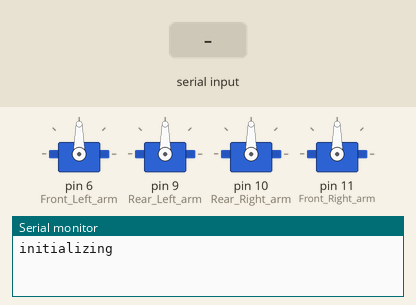
A sketch run on a simulated Arduino Uno, built with avr-gcc and run on an emulated ATmega328P. On the bench: 4 × servo, the last lines printed to the serial monitor. Inputs (shaded band) come from the test bench.

Above: at 1.2 s.
1.3 s: "30,150\n" received over Serial
At 2.4 s:
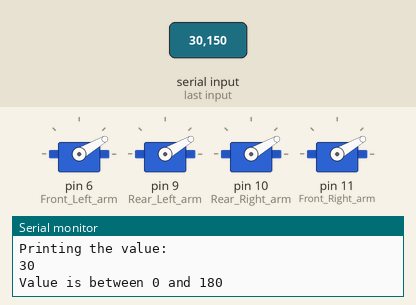
2.9 s: "5\n" received over Serial
At 3.3 s:
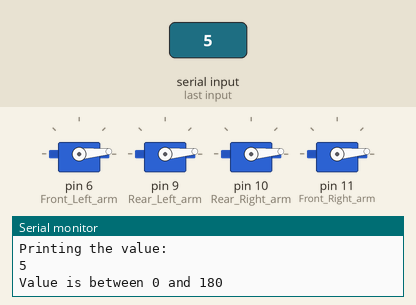
4.4 s: "90,45\n" received over Serial
At 5.2 s:
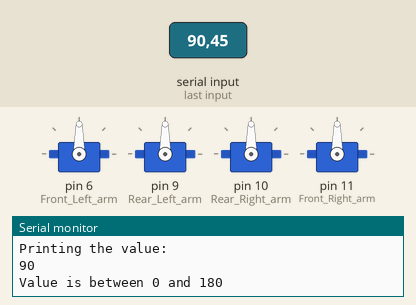
Timing chart, 0 to 7.4 s (numbered marks = the images above; inputs shaded):
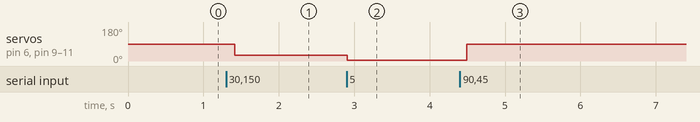

The sketch:

Quadcopter_FlightControl_v1_0_1.ino
```cpp
/* This is a re-written program of Quadcopter_FlightControl_v1.0 file */
/* version 1.0.1 */
/* Author : Subramaniya Sai S */
/* ******** TESTED - WORKING CODE ******** */

 #include <Servo.h>

Servo Front_Left_arm;        //6
Servo Rear_Left_arm;         //9
Servo Rear_Right_arm;        //10
Servo Front_Right_arm;       //11

String incomingString;

void setup()
{
  Front_Left_arm.attach(6);
  Rear_Left_arm.attach(9);
  Rear_Right_arm.attach(10);
  Front_Right_arm.attach(11);
  Serial.begin(9600);
  Serial.println("initializing");
}


void loop()
{
   if(Serial.available() > 0)
   {
      char ch = Serial.read();

      if (ch != 10)
      {
        Serial.print("I have received: ");
        Serial.print(ch, DEC);
        Serial.print('\n');
        incomingString += ch;
      }
      else
      {
        int val = incomingString.toInt();
        Serial.println("Printing the value: ");
        Serial.println(val);
        if (val > -1 && val < 181)
        {
          Serial.println("Value is between 0 and 180");
          Front_Left_arm.write(val);
          Rear_Left_arm.write(val);
          Rear_Right_arm.write(val);
          Front_Right_arm.write(val);
        }
        else
        {
          Serial.println("ERROR: Value is NOT between 0 and 180");
        }
        incomingString = "";
      }
   }
}
```

Measured:
- after the input at 1.3 s, servo on pin 6 (Front_Left_arm), servo on pin 9 (Rear_Left_arm), servo on pin 10 (Rear_Right_arm), servo on pin 11 (Front_Right_arm): 90° → 30° after 0.11 s
- after the input at 2.9 s, servo on pin 6 (Front_Left_arm), servo on pin 9 (Rear_Left_arm), servo on pin 10 (Rear_Right_arm), servo on pin 11 (Front_Right_arm): 30° → 5° at once
- after the input at 4.4 s, servo on pin 6 (Front_Left_arm), servo on pin 9 (Rear_Left_arm), servo on pin 10 (Rear_Right_arm), servo on pin 11 (Front_Right_arm): 5° → 90° after 0.09 s
